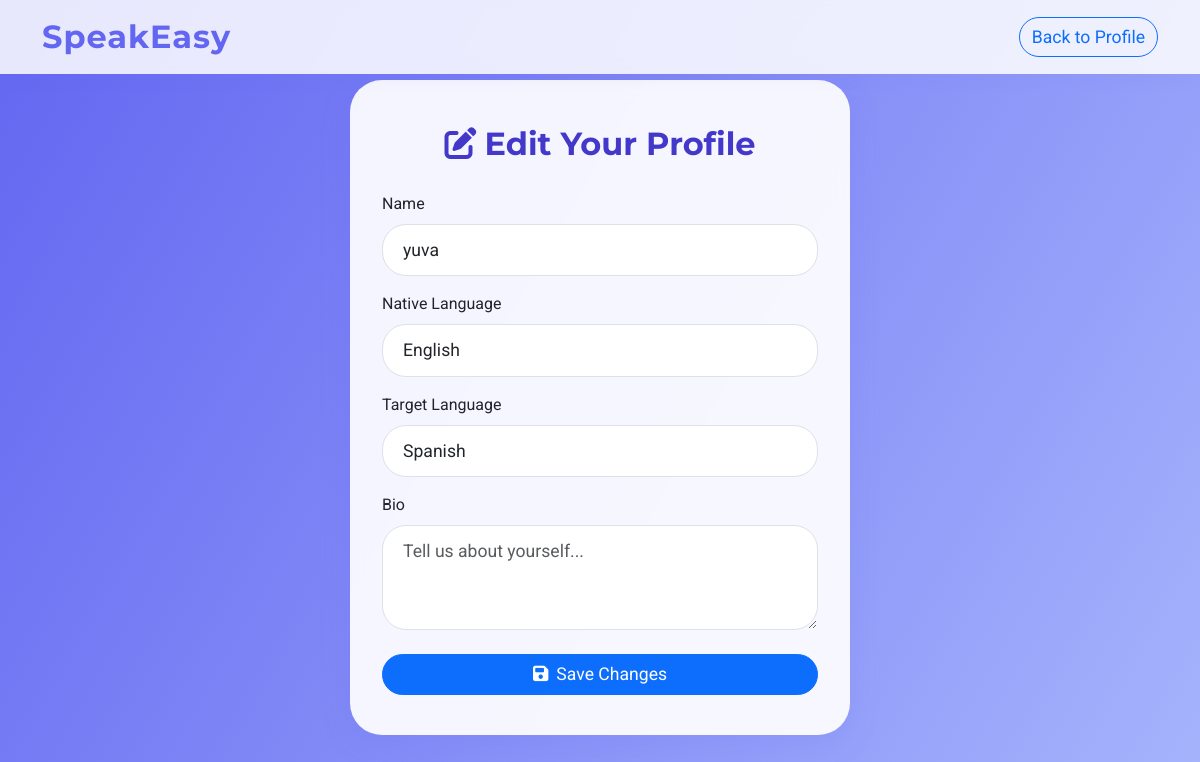
The app's page /edit_profile (signed in) with its own data.
### tables this page shows
CREATE TABLE users (
                email TEXT PRIMARY KEY,
                name TEXT,
                password TEXT,
                nativeLanguage TEXT,
                targetLanguage TEXT,
                last_partner TEXT,
                average_rating REAL DEFAULT 0.0,
                bio TEXT DEFAULT ''
            );

### routes.py (the view, shortened to what this page needs)
    @app.route('/edit_profile', methods=['GET', 'POST'])
    def edit_profile():
        email = request.args.get('email', session.get('email'))
        if not email:
            return redirect(url_for('login'))
        with sqlite3.connect('users.db') as conn:
            cursor = conn.execute('SELECT name, nativeLanguage, targetLanguage, bio FROM users WHERE email = ?', (email,))
            user = cursor.fetchone()
            return render_template('edit_profile.html', email=email, name=user[0], native=user[1], target=user[2], bio=user[3])

### templates/edit_profile.html (shortened to what this page needs)
<!DOCTYPE html>
<html lang="en">
<head>
    <link href="https://cdn.jsdelivr.net/npm/bootstrap@5.3.2/dist/css/bootstrap.min.css" rel="stylesheet">
    <link rel="stylesheet" href="https://cdnjs.cloudflare.com/ajax/libs/font-awesome/6.4.2/css/all.min.css">
</head>
<body>
    <nav class="navbar navbar-expand-lg navbar-light fixed-top">
        <div class="container">
            <a class="navbar-brand" href="/">SpeakEasy</a>
            <div class="ms-auto">
                <a href="/profile?email={{ email }}" class="btn btn-outline-primary btn-custom">Back to Profile</a>
            </div>
        </div>
    </nav>
    <section class="edit-section">
        <div class="glass-card">
            <div class="edit-title mb-4">
                <i class="fas fa-edit me-2"></i>Edit Your Profile
            </div>
            <form method="POST" action="/edit_profile?email={{ email }}">
                <div class="mb-3 text-start">
                    <label for="name" class="form-label">Name</label>
                    <input type="text" class="form-control" id="name" name="name" value="{{ name }}" required>
                </div>
                <div class="mb-3 text-start">
                    <label for="native_language" class="form-label">Native Language</label>
                    <input type="text" class="form-control" id="native_language" name="native_language" value="{{ native }}" required>
                </div>
                <div class="mb-3 text-start">
                    <label for="target_language" class="form-label">Target Language</label>
                    <input type="text" class="form-control" id="target_language" name="target_language" value="{{ target }}" required>
                </div>
                <div class="mb-4 text-start">
                    <label for="bio" class="form-label">Bio</label>
                    <textarea class="form-control" id="bio" name="bio" rows="3" placeholder="Tell us about yourself...">{{ bio }}</textarea>
                </div>
                <button type="submit" class="btn btn-primary btn-custom w-100">
                    <i class="fas fa-save me-2"></i>Save Changes
                </button>
            </form>
        </div>
    </section>
</body>
</html>

### templates/edit_profile.html (style rules this page uses)
body { font-family: 'Roboto', sans-serif; background: linear-gradient(120deg, #6366f1 0%, #a5b4fc 100%); min-height: 100vh; overflow-x: hidden; }
.navbar { background: rgba(255,255,255,0.85) !important; backdrop-filter: blur(8px); box-shadow: 0 2px 16px rgba(99,102,241,0.08); }
.navbar-brand { font-family: 'Montserrat', sans-serif; font-weight: 700; font-size: 2rem; color: #6366f1 !important; letter-spacing: 1px; }
.edit-section { min-height: 90vh; display: flex; align-items: center; justify-content: center; padding-top: 80px; padding-bottom: 40px; }
.glass-card { background: rgba(255,255,255,0.92); border-radius: 2rem; box-shadow: 0 8px 32px 0 rgba(99,102,241,0.15); padding: 2.5rem 2rem; max-width: 500px; width: 100%; margin: auto; text-align: center; backdrop-filter: blur(8px); animation: fadeInUp 1.2s cubic-bezier(.39,.575,.565,1) both; }
.edit-title { font-family: 'Montserrat', sans-serif; font-size: 2rem; font-weight: 700; color: #4338ca; margin-bottom: 1.5rem; }
.form-control { border-radius: 1.5rem; padding: 0.75rem 1.25rem; font-size: 1.1rem; }
.btn-custom { min-width: 120px; font-size: 1.1rem; border-radius: 2rem; transition: transform 0.2s, box-shadow 0.2s; }

### records on screen
users: name "yuva", native_language "English", target_language "Spanish"
